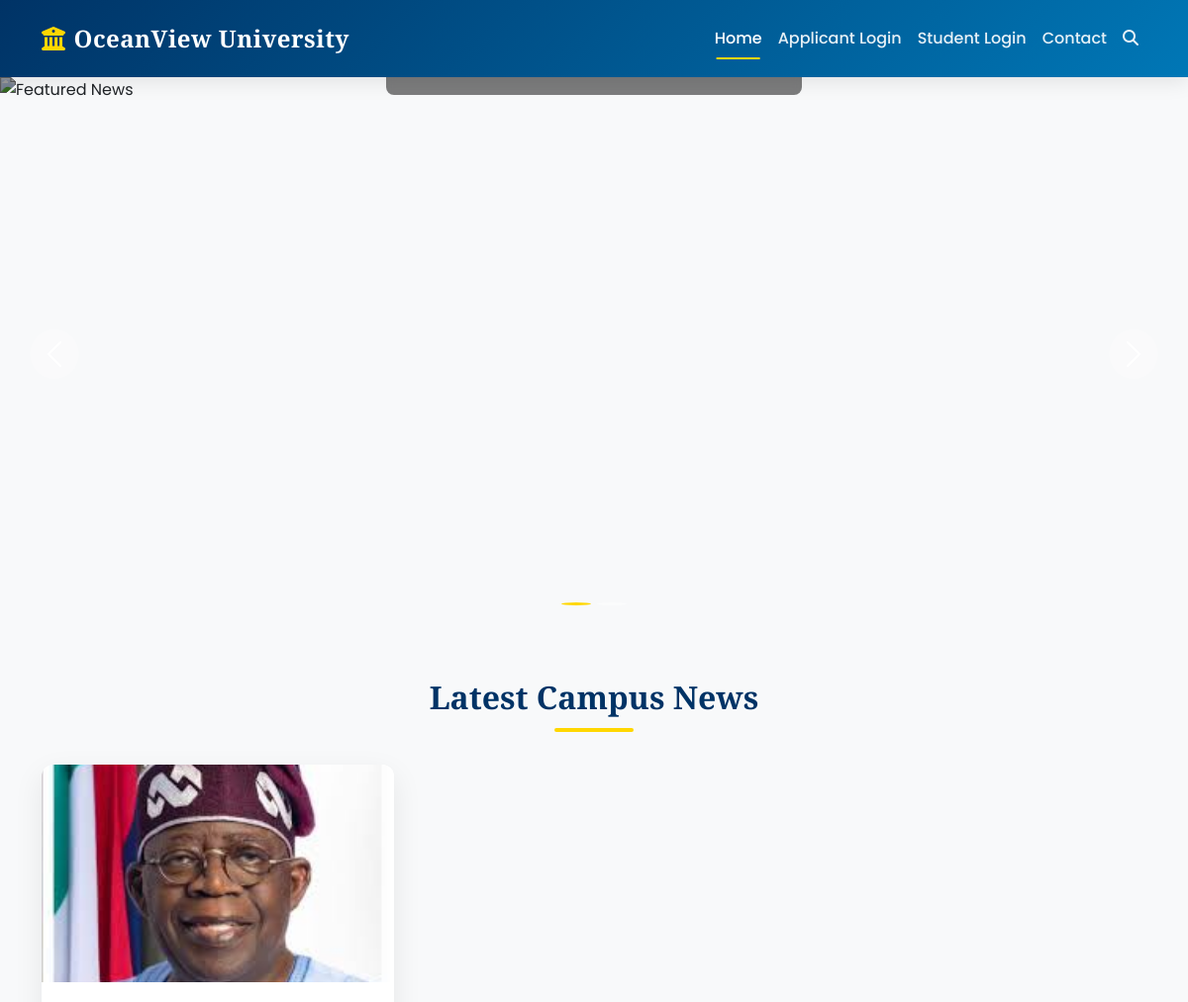
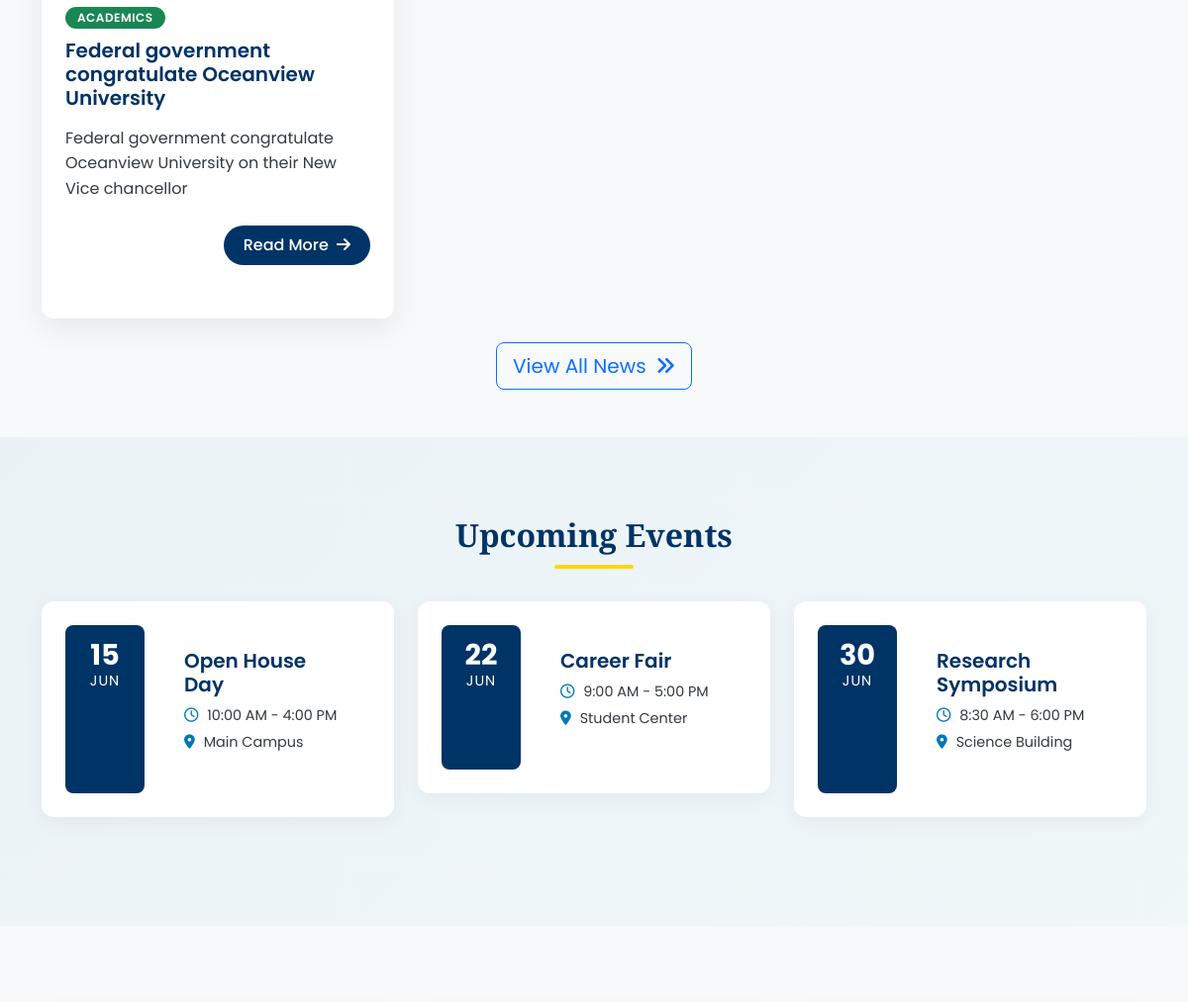
The page /headline-news/ (upper part) on the database as committed earlier (2 pictures, top to bottom).
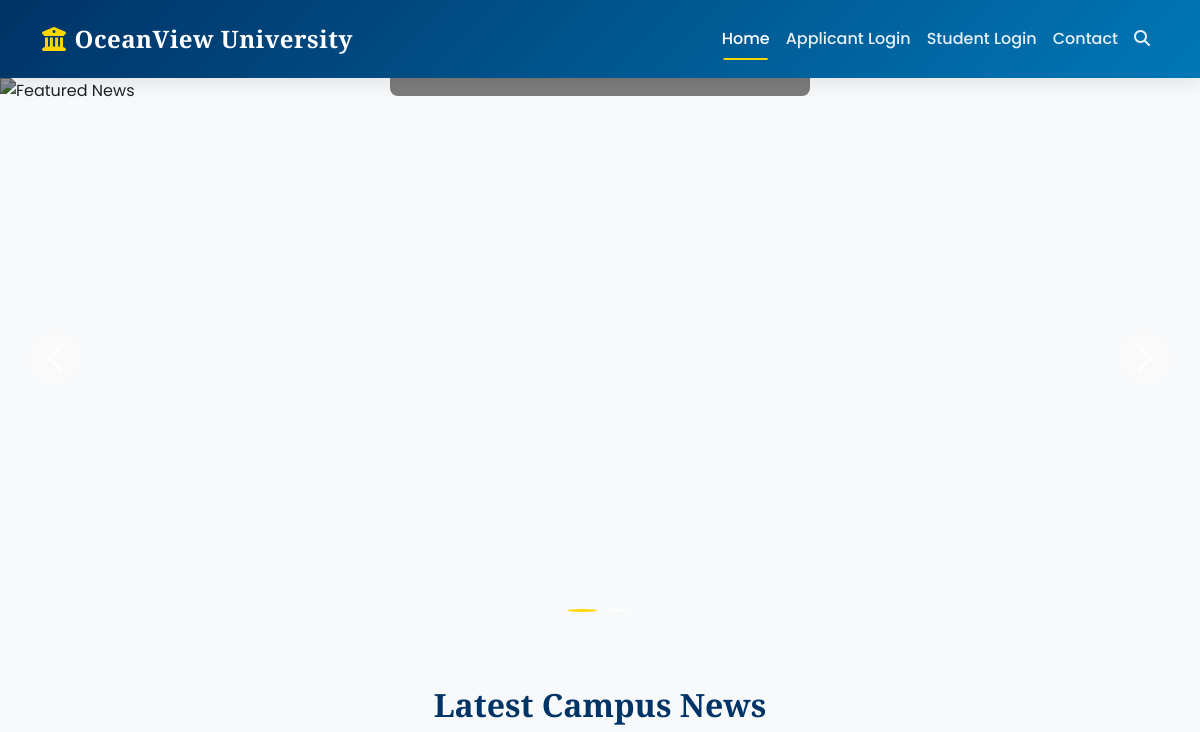
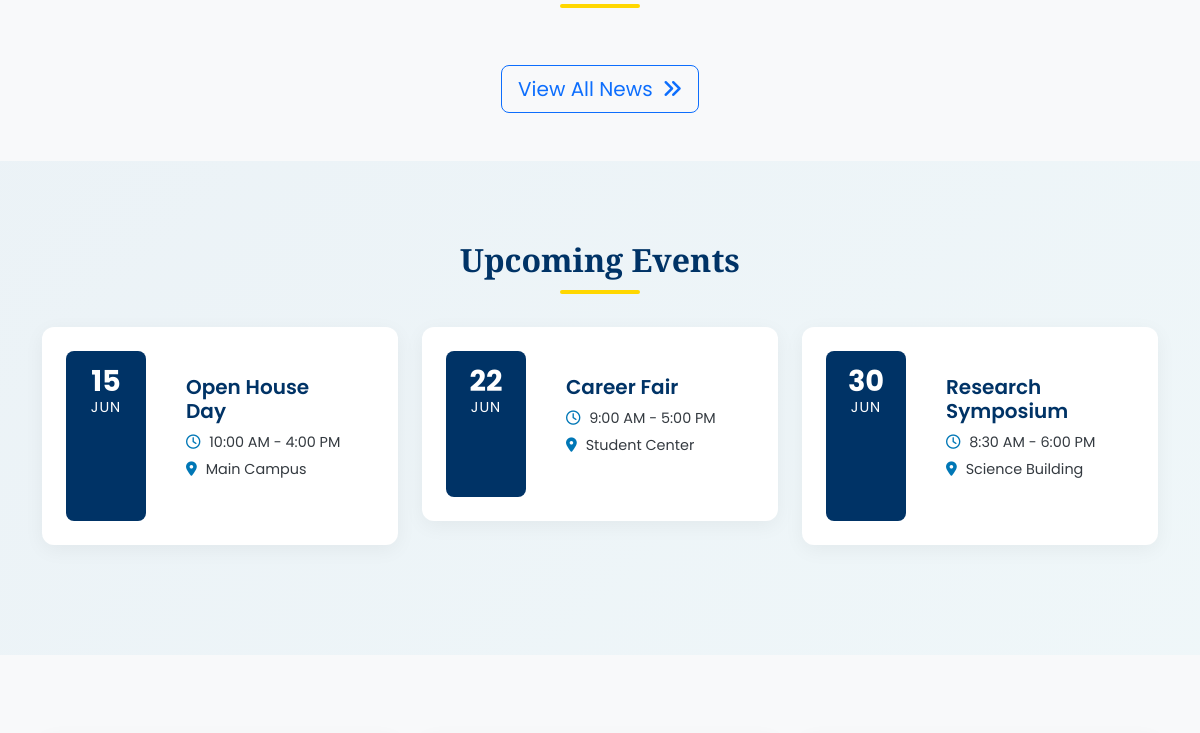
The same page on the database as committed later (2 pictures, top to bottom).
### portal/models.py (models this page shows, shortened)
class Headline(models.Model):
    title = models.CharField(max_length=100)
    content = models.TextField()
    image = models.ImageField(upload_to="news_images/", blank=True, null=True)
    category = models.ForeignKey(Category, on_delete=models.CASCADE)
    created_at = models.DateTimeField(default=now, editable=True)

class Category(models.Model):
    name = models.CharField(max_length=100, unique=True)

### portal/views.py (the view)
# urls.py: path('headline-news/', views.headline_news, name='headline_news'),
def headline_news(request):
    headlines = Headline.objects.all()
    return render(request, "news.html", {"headlines": headlines})

### crm/context_processors.py (called while the page is built)
def user_roles(request):
    if request.user.is_authenticated:
        groups = request.user.groups.values_list("name", flat=True)
        return {"user_groups": groups}
    return {}

### portal/templates/news.html (shortened to what the changed rows need)
{% load static %}
<!DOCTYPE html>
<html lang="en">
<head>
    <link href="https://cdn.jsdelivr.net/npm/bootstrap@5.3.2/dist/css/bootstrap.min.css" rel="stylesheet">
    <link rel="stylesheet" href="https://cdnjs.cloudflare.com/ajax/libs/font-awesome/6.4.2/css/all.min.css">
    <link href="https://unpkg.com/aos@2.3.1/dist/aos.css" rel="stylesheet">
        <link rel="stylesheet" href="{% static 'portal/css/news.css' %}">
</head>
<body>
    <div class="container py-5" data-aos="fade-up">
        <h2 class="section-title">Latest Campus News</h2>
        <div class="row">
            {% for headline in headlines %}
            <div class="col-lg-4 col-md-6">
                <div class="card news-card">
                    <img src="{% if headline.image %}{{ headline.image.url }}{% else %}https://images.unsplash.com/photo-1523050854058-8df90110c9f1?ixlib=rb-4.0.3&ixid=M3wxMjA3fDB8MHxwaG90by1wYWdlfHx8fGVufDB8fHx8fA%3D%3D&auto=format&fit=crop&w=1470&q=80{% endif %}" class="card-img-top" alt="News Image">
                    <div class="card-body">
                        <span class="badge bg-success category-badge">{{ headline.category.name }}</span>
                        <h5 class="card-title">{{ headline.title }}</h5>
                        <p class="card-text">{{ headline.content|truncatechars:150 }}</p>
                        <div class="d-flex justify-content-between align-items-center">
                            <a href="#" class="btn btn-read-more">Read More <i class="fas fa-arrow-right ms-1"></i></a>
                        </div>
                    </div>
                </div>
            </div>
            {% endfor %}
        </div>
    </div>
    <div class="events-section" data-aos="fade-up">
        <div class="container">
            <h2 class="section-title">Upcoming Events</h2>
        </div>
    </div>
</body>
</html>

Rows that differ between the two databases and show on the page:
removed Headline: image (picture), category.name "ACADEMICS", title "Federal government congratulate Oceanview University", content "Federal government congratulate Oceanview University on their New Vice chancellor"
